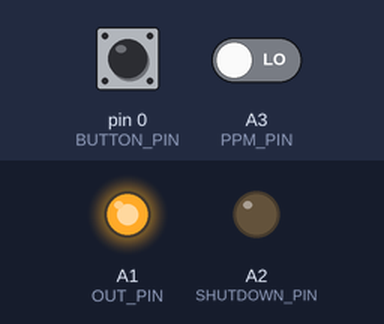
Recording of a sketch running on a simulated Arduino Uno, built with avr-gcc and run on an emulated ATmega328P. Parts: output pins drawn as LEDs (lit = HIGH). The inputs (shaded band) are chosen by the test bench; at power-on: pin 0 (BUTTON_PIN) HIGH, A3 (PPM_PIN) LOW.

Above: at 1.2 s.
1.3 s: pin 0 (BUTTON_PIN) pulled LOW for 3.2 s
At 3.6 s:
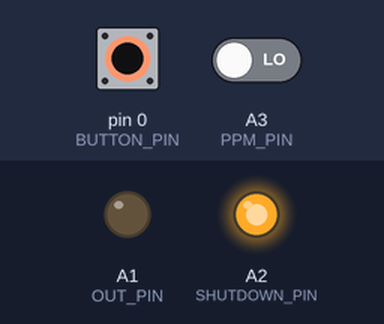
Timing chart, 0 to 5.1 s (numbered marks = the images above; inputs shaded):
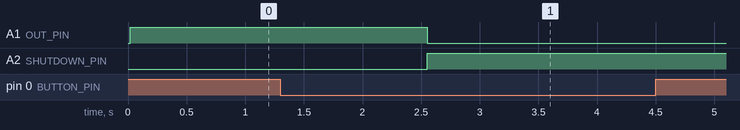

The sketch:

failsafe.ino
```cpp
#define PPM_PIN A3
#define OUT_PIN A1
#define BUTTON_PIN 0
#define SHUTDOWN_PIN A2

// microseconds
#define INPUT_TIMEOUT 1000 * 1000

// milliseconds
#define BUTTON_HOLD 1000

bool failed = false;
int misses = 0;

void enabled();
void disabled();
void (*mode)() = enabled;

void setup() {
    pinMode(OUT_PIN, OUTPUT);
    pinMode(SHUTDOWN_PIN, OUTPUT);
    pinMode(BUTTON_PIN, INPUT_PULLUP);
    digitalWrite(OUT_PIN, LOW);
    digitalWrite(SHUTDOWN_PIN, LOW);
}

void loop() {
    mode();
}

void disabled() {
    digitalWrite(OUT_PIN, LOW);
    digitalWrite(SHUTDOWN_PIN, HIGH);
}

void enabled() {
    if (pulseIn(PPM_PIN, HIGH, INPUT_TIMEOUT / 10) == 0) {
        if (++misses >= 10) {
            failed = true;
        }
    } else {
        misses = 0;
        failed = false;
    }
    digitalWrite(OUT_PIN, failed ? HIGH : LOW);

    for (unsigned long start = millis(); digitalRead(BUTTON_PIN) == LOW;) {
        if (millis() - start > BUTTON_HOLD) {
            mode = disabled;

            // Maybe like, a beep or something?
            digitalWrite(OUT_PIN, HIGH);
            delay(250);
            digitalWrite(OUT_PIN, LOW);
            break;
        }
    }
}
```

Measured:
- after the input at 1.3 s, A1 (OUT_PIN): HIGH → LOW after 1.3 s; A2 (SHUTDOWN_PIN): LOW → HIGH after 1.3 s
